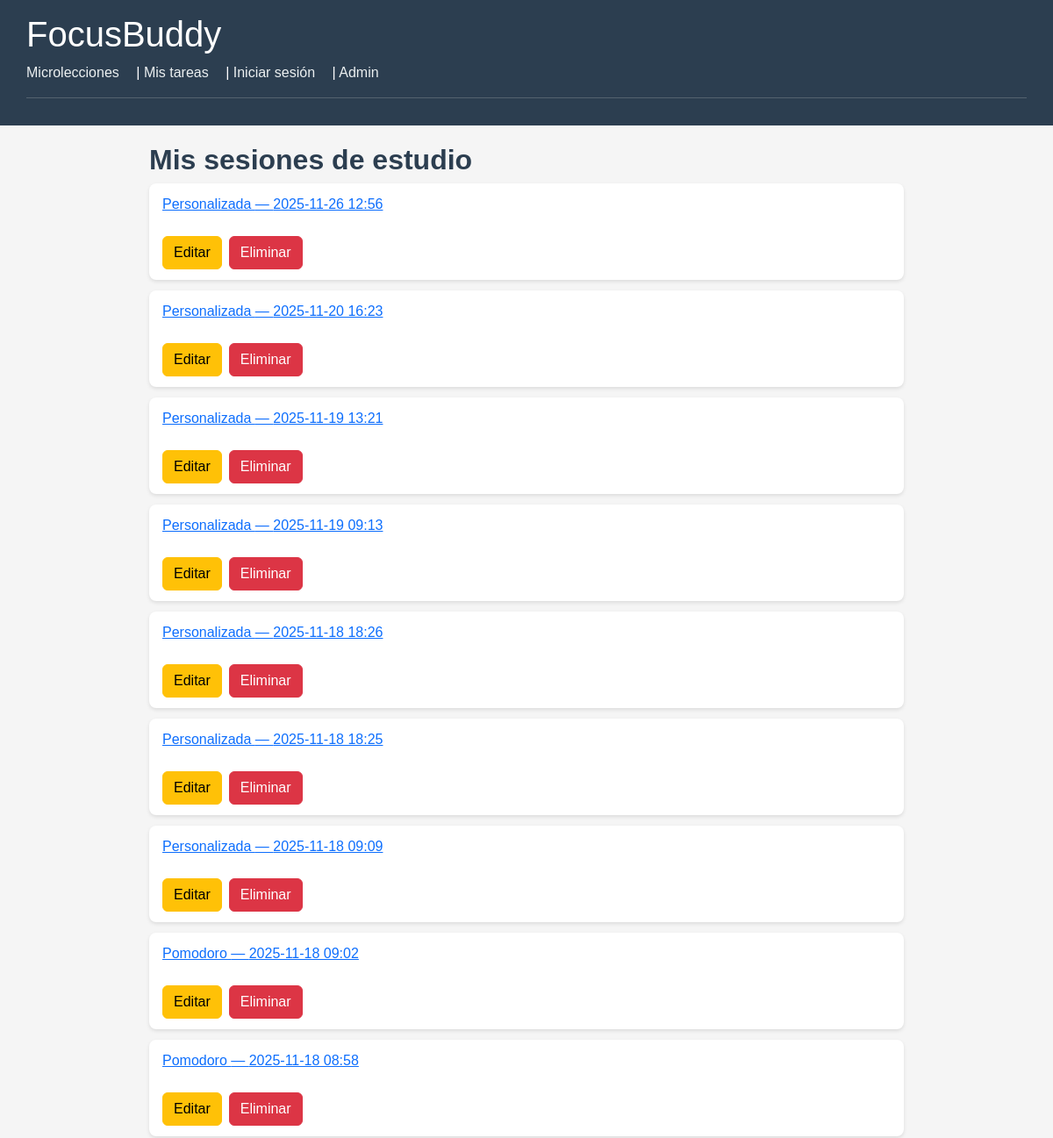
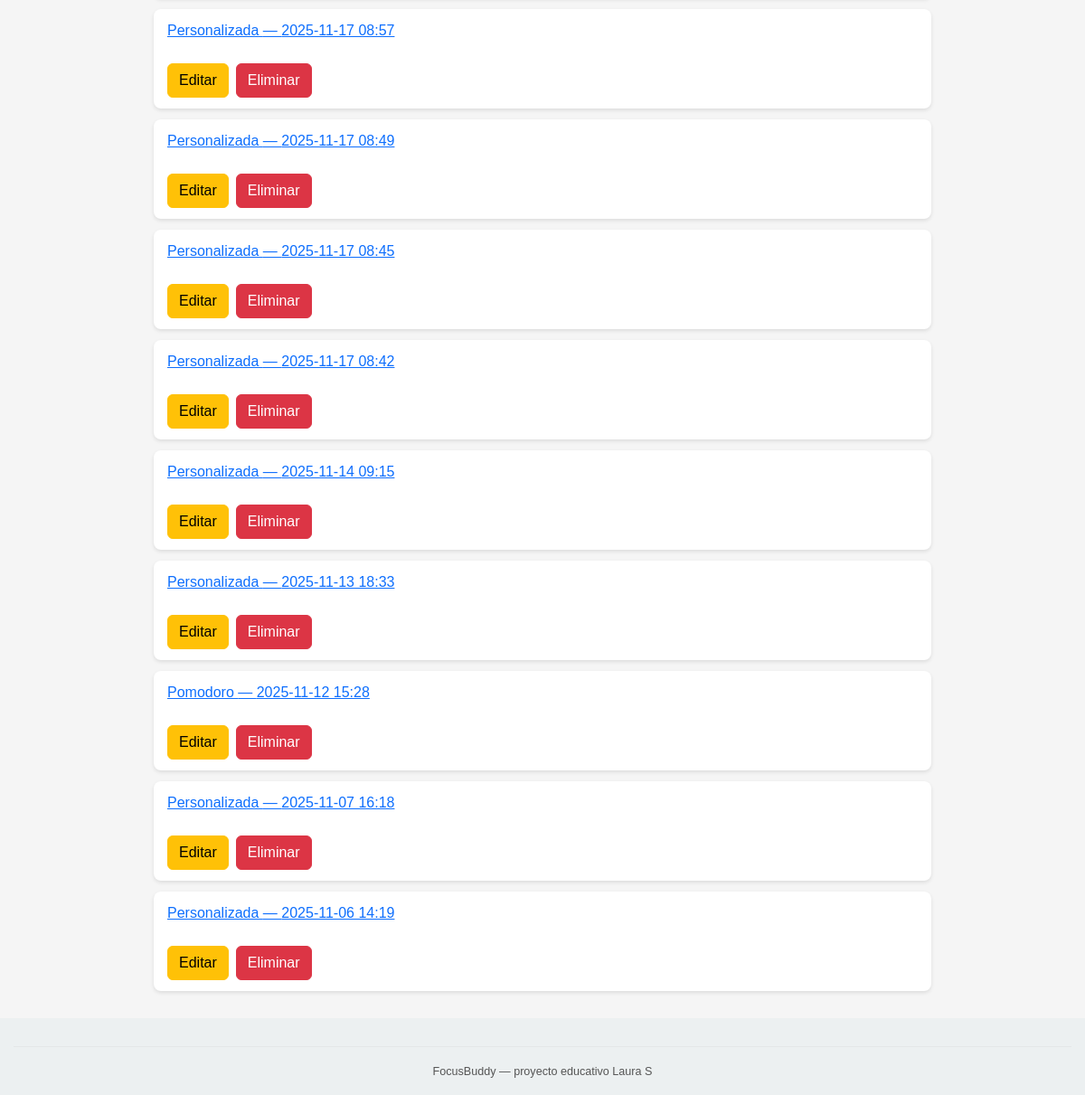
The app's page /sesiones/ with its own data (2 pictures, top to bottom).
### core/models.py (models this page shows, shortened)
class SesionEstudio(models.Model):
    POMODORO = 'Pomodoro'
    PERSONALIZADA = 'Personalizada'
    TIPOS_SESION = [
        (POMODORO, 'Pomodoro'),
        (PERSONALIZADA, 'Personalizada')
    ]
    usuario = models.ForeignKey(
        Usuario,
        on_delete=models.CASCADE,
        related_name='sesiones',
        null=True,
        blank=True
    )
    tarea = models.ForeignKey(
        Tarea,
        on_delete=models.SET_NULL,
        related_name='sesiones',
        null=True,
        blank=True
    )
    tipo_sesion = models.CharField(
        max_length=20,
        choices=TIPOS_SESION,
        default=POMODORO
    )
    duracion_minutos = models.PositiveIntegerField()
    inicio_en = models.DateTimeField()
    fin_en = models.DateTimeField(null=True, blank=True)
    notas = models.TextField(blank=True)
    creada_en = models.DateTimeField(auto_now_add=True)

### core/views.py (the view)
# urls.py: path('sesiones/', views.ListaSesionesView.as_view(), name='lista_sesiones'),
class ListaSesionesView(ListView):
    model = SesionEstudio
    template_name = 'core/lista_sesiones.html'
    context_object_name = 'sesiones'
    def get_queryset(self):
        return SesionEstudio.objects.all().order_by('-inicio_en')

### core/templates/core/lista_sesiones.html (shortened to what this page needs)
{% extends "core/base.html" %}
{% block content %}
<h2>Mis sesiones de estudio</h2>
<ul>
  {% for s in sesiones %}
    <li>
      <a href="{% url 'core:detalle_sesion' s.id %}">
        {{ s.tipo_sesion }} — {{ s.inicio_en|date:"Y-m-d H:i" }}
      </a>
      <br>
      <br>
    <div class="d-flex gap-2">
       <a href="{% url 'core:editar_sesion' s.id %}" class="btn btn-warning">Editar</a>
       <a href="{% url 'core:eliminar_sesion' s.id %}" class="btn btn-danger">Eliminar</a>
    </li>
  {% empty %}
    <li>No tienes sesiones registradas.</li>
  {% endfor %}
</ul>
{% endblock %}

### core/static/core/style.css (style rules this page uses)
body { font-family: 'Arial', sans-serif; background-color: #f5f5f5; color: #333; margin: 0; padding: 0; }
h2, h3 { color: #2c3e50; font-weight: bold; }
ul { list-style-type: none; padding-left: 0; }
li { background-color: #ffffff; padding: 12px 15px; margin-bottom: 12px; border-radius: 8px; box-shadow: 0 2px 4px rgba(0,0,0,0.1); }

### records on screen
SesionEstudio: tipo_sesion "Personalizada", inicio_en "2025-11-26 12:56"
SesionEstudio: tipo_sesion "Personalizada", inicio_en "2025-11-20 16:23"
SesionEstudio: tipo_sesion "Personalizada", inicio_en "2025-11-19 13:21"
SesionEstudio: tipo_sesion "Personalizada", inicio_en "2025-11-19 09:13"
SesionEstudio: tipo_sesion "Personalizada", inicio_en "2025-11-18 18:26"
SesionEstudio: tipo_sesion "Personalizada", inicio_en "2025-11-18 18:25"
SesionEstudio: tipo_sesion "Personalizada", inicio_en "2025-11-18 09:09"
SesionEstudio: tipo_sesion "Pomodoro", inicio_en "2025-11-18 09:02"
SesionEstudio: tipo_sesion "Pomodoro", inicio_en "2025-11-18 08:58"
SesionEstudio: tipo_sesion "Personalizada", inicio_en "2025-11-17 08:57"
SesionEstudio: tipo_sesion "Personalizada", inicio_en "2025-11-17 08:49"
SesionEstudio: tipo_sesion "Personalizada", inicio_en "2025-11-17 08:45"
SesionEstudio: tipo_sesion "Personalizada", inicio_en "2025-11-17 08:42"
SesionEstudio: tipo_sesion "Personalizada", inicio_en "2025-11-14 09:15"
SesionEstudio: tipo_sesion "Personalizada", inicio_en "2025-11-13 18:33"
SesionEstudio: tipo_sesion "Pomodoro", inicio_en "2025-11-12 15:28"
SesionEstudio: tipo_sesion "Personalizada", inicio_en "2025-11-07 16:18"
SesionEstudio: tipo_sesion "Personalizada", inicio_en "2025-11-06 14:19"
